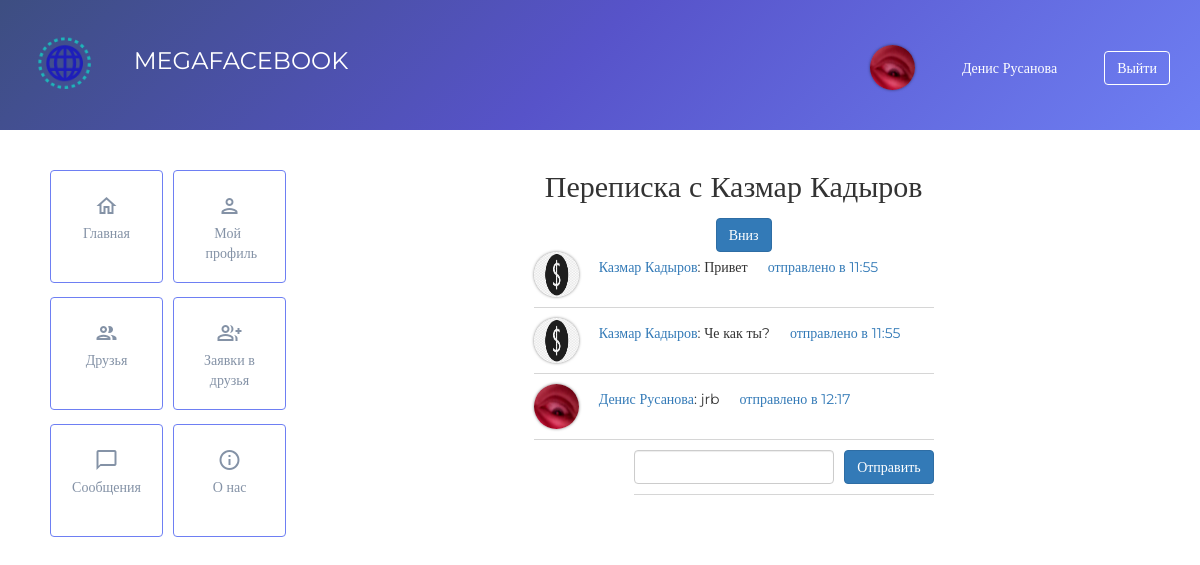
Before: /messages/id3 (signed in) with the older database file.
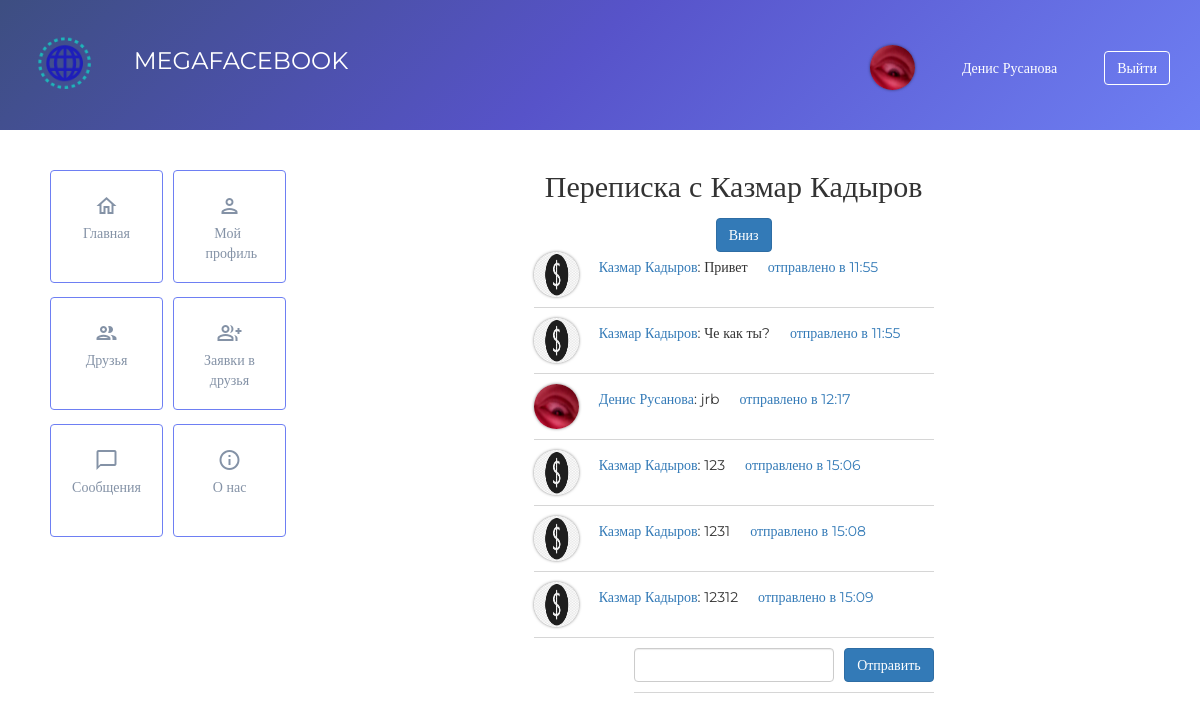
After: the same page with the newer database file.
### data/users.py (models this page shows, shortened)
class User(SqlAlchemyBase, UserMixin, SerializerMixin):
    __tablename__ = 'users'
    id = sqlalchemy.Column(sqlalchemy.Integer,
                           primary_key=True, autoincrement=True)
    name = sqlalchemy.Column(sqlalchemy.String, nullable=True)
    surname = sqlalchemy.Column(sqlalchemy.String, nullable=True)
    photo = sqlalchemy.Column(sqlalchemy.String, nullable=True)
    email = sqlalchemy.Column(sqlalchemy.String,
                              index=True, unique=True, nullable=True)
    phone = sqlalchemy.Column(sqlalchemy.String, nullable=True, unique=True)
    birthday = sqlalchemy.Column(sqlalchemy.DateTime, nullable=True)
    city = sqlalchemy.Column(sqlalchemy.String, nullable=True)
    registration_date = sqlalchemy.Column(sqlalchemy.DateTime,
                                          default=datetime.datetime.now)
    hashed_password = sqlalchemy.Column(sqlalchemy.String, nullable=True)

### data/messages.py (models this page shows)
class Messages(SqlAlchemyBase):
    __tablename__ = 'messages'
    id = sqlalchemy.Column(sqlalchemy.Integer,
                           primary_key=True, autoincrement=True)
    from_user = sqlalchemy.Column(sqlalchemy.Integer, sqlalchemy.ForeignKey("users.id"))
    to_user = sqlalchemy.Column(sqlalchemy.Integer, nullable=True)
    text = sqlalchemy.Column(sqlalchemy.String, nullable=True)
    date = sqlalchemy.Column(sqlalchemy.DateTime,
                             default=datetime.datetime.now)
    read = sqlalchemy.Column(sqlalchemy.Integer, nullable=True)

### main.py (the view, shortened to what this page needs)
@app.route('/messages/id<int:user_id>', methods=['GET', 'POST'])
@login_required
def messages_with_user(user_id):
    form = MessageForm()
    parameters['message'] = ""
    parameters['title'] = "MEGAFACEBOOK: Переписка"
    db_sess = db_session.create_session()
    your_messages = db_sess.query(Messages).filter(Messages.from_user == current_user.id, Messages.to_user == user_id).all()
    pen_friend_messages = db_sess.query(Messages).filter(Messages.from_user == user_id,
                                                         Messages.to_user == current_user.id).all()
    if current_user.id == user_id:
        pen_friend_messages = []
    all_messages = your_messages + pen_friend_messages
    all_messages = sorted(all_messages, key=lambda x: x.date)
    parameters['all_messages'] = all_messages
    pen_friend = db_sess.query(User).filter(User.id == user_id).first()
    parameters['pen_friend'] = pen_friend
    parameters['form'] = form
    return render_template('message_page.html', **parameters)

### forms/message.py
class MessageForm(FlaskForm):
    message = StringField('Сообщение', validators=[DataRequired()])
    submit = SubmitField('Отправить')

### data/db_session.py (called while the page is built)
def create_session() -> Session:
    global __factory
    return __factory()

### main.py (called while the page is built)
@login_manager.user_loader
def load_user(user_id):
    db_sess = db_session.create_session()
    return db_sess.query(User).get(user_id)

### templates/message_page.html (shortened to what this page needs)
{% extends "base.html" %}
{% block content %}
<div class="messages_with_user">
    <h2>Переписка с {{ pen_friend.name }} {{ pen_friend.surname }}</h2>
    <a class="btn btn-primary trans" href="#down">Вниз</a>
    {% for i in all_messages %}
        <div id="content">
            {% if i.from_user == current_user.id %}
                <img class="header-avatar" style="margin-bottom: 10px;" src="{{ url_for('static', filename='img/upload/'+ current_user.photo) }}">
                <a href="/profiles/id{{ current_user.id }}">{{ current_user.name }} {{ current_user.surname }}</a><p class="message-text">: {{ i.text }}</p><br>
            {% else %}
                <img class="header-avatar" style="margin-bottom: 10px;" src="{{ url_for('static', filename='img/upload/'+ pen_friend.photo) }}">
                <a href="/profiles/id{{ pen_friend.id }}">{{ pen_friend.name }} {{ pen_friend.surname }}</a><p class="message-text">: {{ i.text }}</p><br>
            {% endif %}
            <a> отправлено в {{ i.date.strftime('%H:%M') }} </a>
        </div>
    {% endfor %}
    <form action="" method="post" class="message-form">
        <div>
            {{ form.message(class="form-control sized") }}<br>
            <p id="down">{{ form.submit(type="submit", class="btn btn-primary trans") }}</p>
        </div>
    </form>
</div>
{% endblock %}

### templates/base.html (shortened to what this page needs)
<!DOCTYPE html>
<html lang="en">
    <head>
        <link rel="stylesheet" type="text/css" href="{{ url_for('static', filename='css/bootstrap.css') }}" />
        <link rel="stylesheet" type="text/css" href="{{ url_for('static', filename='css/style.css') }}" />
    </head>
    <header>
        <div class="header">
            <a href="/">
                <img src="{{ url_for('static', filename='img/logo-min.png') }}" class="text-start wh-130 inl-block">
                <span class="md-24 inl-block">MEGAFACEBOOK</span>
            </a>
            <div class="header-end">
                {% if current_user.is_authenticated %}
                <a href="/profiles/id{{ current_user.id }}"><img alt="avatar" class="header-avatar" src="{{ url_for('static', filename='img/upload/'+ current_user.photo) }}"></a>
                    <a href="/profiles/id{{ current_user.id }}">{{ current_user.name }} {{ current_user.surname }}</a>
                    <a class="btn transparently trans" href="/logout">
                        Выйти
                    </a>
                {% endif %}
            </div>
        </div>
    </header>
    <body>
        <div class="sidebar">
            <div class="main-buttons">
                {% for button in sidebar['sidebar'] %}
                    <a class="btn btn-sq-lg btn-primary-g trans" href="{{ button['url'] }}">
                        <div class="elements">
                            <span class="material-icons-outlined">{{ button['icon'] }}</span><br>
                            <span class="main-menu-text">{{ button['title'] }}</span>
                        </div>
                    </a>
                {% endfor %}
            </div>
        </div>
        <div class="main-wrap">
            {% block content %}
            {% endblock %}
        </div>
    </body>
</html>

### static/css/style.css (style rules this page uses)
body { font-family: 'Montserrat'; }
.header { display: block; width: 100%; color: #fff; background-image: linear-gradient(-225deg, #3D4E81 0%, #5753C9 48%, #6E7FF3 100%); border-color: #6E7FF3; }
.header a { text-decoration: none; color: #fff; }
.btn-primary-g { color: #fff; background-image: linear-gradient(-225deg, #3D4E81 0%, #5753C9 48%, #6E7FF3 100%); border-color: #6E7FF3; }
.md-24 { font-size: 24px; }
.wh-130 { width: 130px; height: 130px; }
.inl-block { display: inline-block; }
.sidebar { display: inline-block; margin-left: 40px; vertical-align: top; width: 250px; height: 150%; min-width: 250px; margin-right: 40px; margin-top: 40px; }
.sidebar a { text-align: center; width: 113px!important; height: 113px!important; float: left; background: transparent; color: #8492a6; margin: 0 0 14px 10px; }
.sidebar .elements { margin-top: 20%; }
.trans { transition: .3s; }
.main-wrap { margin-top: 20px; display: inline-block; text-align: center; text-decoration: none; width: calc(100% - 400px); }
.main-menu-text { white-space: pre-wrap; }
.sized { display: inline-block; width: 100%; }
.header-end { display: flex; justify-content: space-between; align-items: center; flex-wrap: wrap; align-content: space-between; float: right; margin-top: 45px; margin-right: 30px; width: 300px; }
.transparently { background-color: #ffffff00; border-color: #ffffff; }
.header-avatar { max-width: 45px; max-height: 45px; min-width: 45px; overflow: hidden; height: 45px; width: auto; border-radius: 50px; box-shadow: 0 0 3px rgb(0 0 0 / 50%); }
.message-form { width: 50%; margin-left: auto; margin-right: auto; }
.message-form div { display: flex; flex-direction: row; justify-content: flex-start; width: 100%; margin-left: auto; margin-right: auto; }
.message-form p { margin-left: 10px; }
.messages_with_user { width: 50%; margin-right: auto; margin-left: auto; }
.messages_with_user .message-text { display: inline-block; margin-top: 5px; max-width: 50%; }
.messages_with_user p { display: inline-block; }
.messages_with_user div { display: flex; margin-bottom: 10px; word-break: break-all; min-width: 300px; border-bottom: 1px solid #d6d6d6; }
.messages_with_user a { margin-top: 5px; margin-left: 20px; }

Changed rows visible on the page:
added Messages: photo (picture), {{ pen_friend.name }} "Казмар", {{ pen_friend.surname }} "Кадыров", text "123", date "15:06"
added Messages: photo (picture), {{ pen_friend.name }} "Казмар", {{ pen_friend.surname }} "Кадыров", text "1231", date "15:08"
added Messages: photo (picture), {{ pen_friend.name }} "Казмар", {{ pen_friend.surname }} "Кадыров", text "12312", date "15:09"
